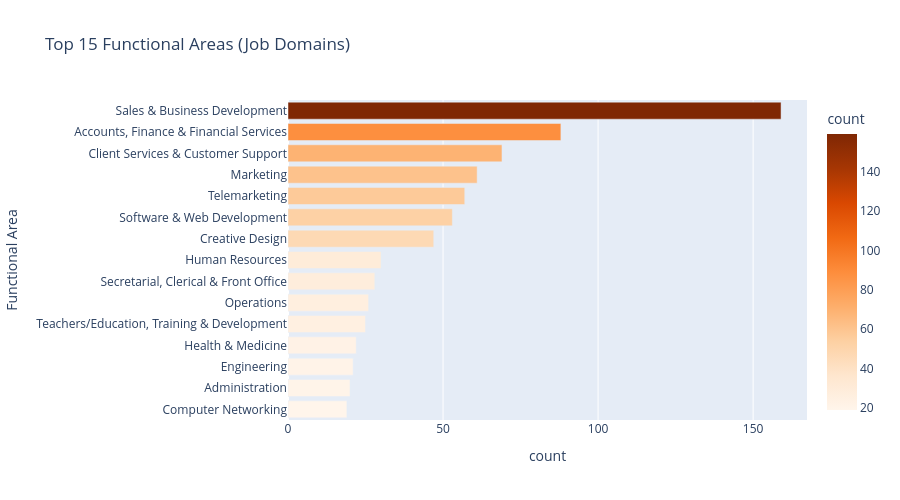

The notebook cell saved with this chart:
### Markdown cell above
## 10. Top Functional Areas (Industry Domains)

### Code cell
func_area_counts = df['Functional Area'].value_counts().head(15).reset_index()
func_area_counts.columns = ['Functional Area', 'count']

fig = px.bar(
    func_area_counts,
    x='count', y='Functional Area',
    orientation='h',
    title='Top 15 Functional Areas (Job Domains)',
    color='count',
    color_continuous_scale='Oranges'
)
fig.update_layout(yaxis={'categoryorder': 'total ascending'}, showlegend=False, height=500)
fig.show()

### Figure 1 — Plotly figure (JSON) as saved in the notebook; plotly's stock layout.template omitted (floating-point values rounded to 4 significant figures)
{"data": [{"hovertemplate": "count=%{marker.color}<br>Functional Area=%{y}<extra></extra>", "legendgroup": "", "marker": {"color": [159, 88, 69, 61, 57, 53, 47, 30, 28, 26, 25, 22, 21, 20, 19], "coloraxis": "coloraxis", "pattern": {"shape": ""}}, "name": "", "orientation": "h", "showlegend": false, "textposition": "auto", "type": "bar", "x": [159, 88, 69, 61, 57, 53, 47, 30, 28, 26, 25, 22, 21, 20, 19], "xaxis": "x", "y": ["Sales & Business Development", "Accounts, Finance & Financial Services", "Client Services & Customer Support", "Marketing", "Telemarketing", "Software & Web Development", "Creative Design", "Human Resources", "Secretarial, Clerical & Front Office", "Operations", "Teachers/Education, Training & Development", "Health & Medicine", "Engineering", "Administration", "Computer Networking"], "yaxis": "y"}], "layout": {"barmode": "relative", "coloraxis": {"colorbar": {"title": {"text": "count"}}, "colorscale": [[0, "rgb(255,245,235)"], [0.125, "rgb(254,230,206)"], [0.25, "rgb(253,208,162)"], [0.375, "rgb(253,174,107)"], [0.5, "rgb(253,141,60)"], [0.625, "rgb(241,105,19)"], [0.75, "rgb(217,72,1)"], [0.875, "rgb(166,54,3)"], [1, "rgb(127,39,4)"]]}, "height": 500, "legend": {"tracegroupgap": 0}, "showlegend": false, "title": {"text": "Top 15 Functional Areas (Job Domains)"}, "xaxis": {"anchor": "y", "domain": [0, 1], "title": {"text": "count"}}, "yaxis": {"anchor": "x", "categoryorder": "total ascending", "domain": [0, 1], "title": {"text": "Functional Area"}}}}
